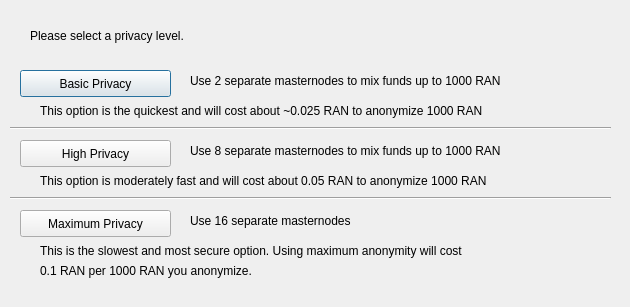
<?xml version="1.0" encoding="UTF-8"?>
<ui version="4.0">
 <class>DarksendConfig</class>
 <widget class="QDialog" name="DarksendConfig">
  <property name="geometry">
   <rect>
    <x>0</x>
    <y>0</y>
    <width>630</width>
    <height>307</height>
   </rect>
  </property>
  <property name="windowTitle">
   <string>Configure PrivateSend</string>
  </property>
  <widget class="QPushButton" name="buttonBasic">
   <property name="geometry">
    <rect>
     <x>20</x>
     <y>70</y>
     <width>151</width>
     <height>27</height>
    </rect>
   </property>
   <property name="text">
    <string>Basic Privacy</string>
   </property>
  </widget>
  <widget class="QPushButton" name="buttonHigh">
   <property name="geometry">
    <rect>
     <x>20</x>
     <y>140</y>
     <width>151</width>
     <height>27</height>
    </rect>
   </property>
   <property name="text">
    <string>High Privacy</string>
   </property>
  </widget>
  <widget class="QPushButton" name="buttonMax">
   <property name="geometry">
    <rect>
     <x>20</x>
     <y>210</y>
     <width>151</width>
     <height>27</height>
    </rect>
   </property>
   <property name="text">
    <string>Maximum Privacy</string>
   </property>
  </widget>
  <widget class="QLabel" name="label">
   <property name="geometry">
    <rect>
     <x>30</x>
     <y>20</y>
     <width>571</width>
     <height>31</height>
    </rect>
   </property>
   <property name="text">
    <string>Please select a privacy level.</string>
   </property>
  </widget>
  <widget class="QLabel" name="label_2">
   <property name="geometry">
    <rect>
     <x>190</x>
     <y>70</y>
     <width>421</width>
     <height>21</height>
    </rect>
   </property>
   <property name="text">
    <string>Use 2 separate masternodes to mix funds up to 1000 RAN</string>
   </property>
  </widget>
  <widget class="QLabel" name="label_3">
   <property name="geometry">
    <rect>
     <x>190</x>
     <y>140</y>
     <width>411</width>
     <height>21</height>
    </rect>
   </property>
   <property name="text">
    <string>Use 8 separate masternodes to mix funds up to 1000 RAN</string>
   </property>
  </widget>
  <widget class="QLabel" name="label_4">
   <property name="geometry">
    <rect>
     <x>190</x>
     <y>210</y>
     <width>421</width>
     <height>21</height>
    </rect>
   </property>
   <property name="text">
    <string>Use 16 separate masternodes</string>
   </property>
  </widget>
  <widget class="QLabel" name="label_6">
   <property name="geometry">
    <rect>
     <x>40</x>
     <y>100</y>
     <width>561</width>
     <height>21</height>
    </rect>
   </property>
   <property name="text">
    <string>This option is the quickest and will cost about ~0.025 RAN to anonymize 1000 RAN</string>
   </property>
  </widget>
  <widget class="QLabel" name="label_7">
   <property name="geometry">
    <rect>
     <x>40</x>
     <y>170</y>
     <width>561</width>
     <height>21</height>
    </rect>
   </property>
   <property name="text">
    <string>This option is moderately fast and will cost about 0.05 RAN to anonymize 1000 RAN</string>
   </property>
  </widget>
  <widget class="QLabel" name="label_8">
   <property name="geometry">
    <rect>
     <x>40</x>
     <y>240</y>
     <width>561</width>
     <height>21</height>
    </rect>
   </property>
   <property name="text">
    <string>This is the slowest and most secure option. Using maximum anonymity will cost</string>
   </property>
  </widget>
  <widget class="QLabel" name="label_9">
   <property name="geometry">
    <rect>
     <x>40</x>
     <y>260</y>
     <width>561</width>
     <height>21</height>
    </rect>
   </property>
   <property name="text">
    <string>0.1 RAN per 1000 RAN you anonymize.</string>
   </property>
  </widget>
  <widget class="Line" name="line">
   <property name="geometry">
    <rect>
     <x>10</x>
     <y>120</y>
     <width>601</width>
     <height>16</height>
    </rect>
   </property>
   <property name="orientation">
    <enum>Qt::Horizontal</enum>
   </property>
  </widget>
  <widget class="Line" name="line_2">
   <property name="geometry">
    <rect>
     <x>10</x>
     <y>190</y>
     <width>601</width>
     <height>16</height>
    </rect>
   </property>
   <property name="orientation">
    <enum>Qt::Horizontal</enum>
   </property>
  </widget>
 </widget>
 <resources/>
 <connections/>
</ui>
